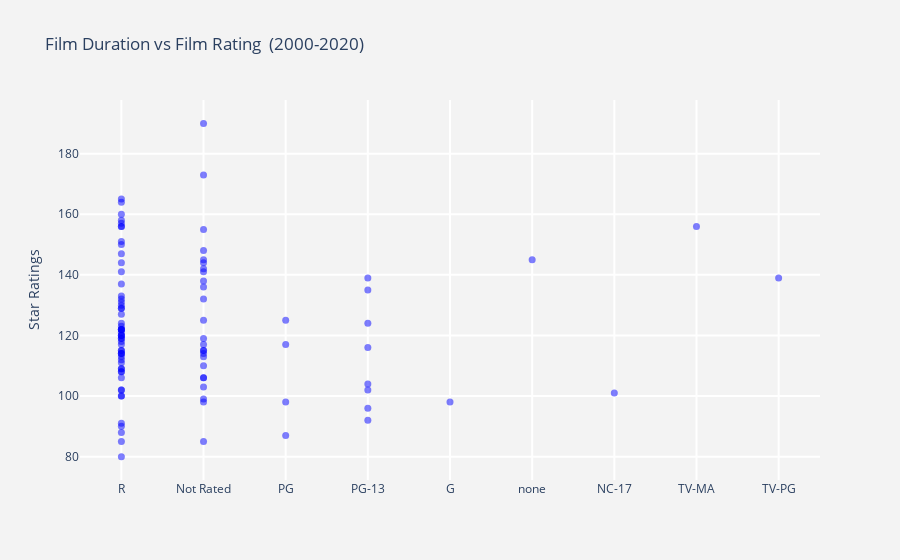

The notebook cell this image was saved under:
### Code cell
# mandatory imports for offline plotting of plotly
from plotly.offline import init_notebook_mode, iplot
import plotly.graph_objs as go

trace1 = go.Scatter( # for plotting scatter graph, go.Scatter is used
        y = title_data.Duration,
        x = title_data.Film_Rating,
        marker = dict(color = 'blue', size = 7, opacity = 0.5), # marker attributes inside graph
        mode = "markers",
        text = title_data.Movie_Title # text for each marker during hover
)

data = [trace1]

layout = go.Layout(
    title =   'Film Duration vs Film Rating  (2000-2020)',
    xaxis = dict(showgrid = True, zeroline = True, gridwidth = 2), 
    yaxis = dict(title = 'Star Ratings', gridwidth = 2),
    hovermode = 'closest',
    paper_bgcolor='rgb(243, 243, 243)',
    plot_bgcolor='rgb(243, 243, 243)',
)

fig_duration = go.Figure(data = data, layout = layout)
# for offline glue-ing of plot into notebook
init_notebook_mode(connected=True)
iplot(fig_duration)

### Figure 1 — Plotly figure (JSON) as saved in the notebook; plotly's stock layout.template omitted (floating-point values rounded to 4 significant figures)
{"data": [{"marker": {"color": "blue", "opacity": 0.5, "size": 7}, "mode": "markers", "text": ["The Hunt", "Birdman or (The Unexpected Virtue of Ignorance)", "Whiplash", "Atonement", "Oldboy", "Mulholland Dr.", "There Will Be Blood", "Children of Men", "Holy Motors", "In the Mood for Love", "Sseo-ni", "Battle Royale", "Amélie", "Memento", "Eternal Sunshine of the Spotless Mind", "Let the Right One In", "Kokuhaku", "The Chaser", "Drive", "Capote", "Lost in Translation", "Pan's Labyrinth", "Take Shelter", "The Tree of Life", "Spirited Away", "WALL·E", "The Secret in Their Eyes", "4 Months, 3 Weeks and 2 Days", "Zodiac", "Before Sunset", "Relatos salvajes", "Michael Clayton", "Gosford Park", "City of Life and Death", "The Assassination of Jesse James by the Coward Robert Ford", "Boyhood", "Ookami kodomo no Ame to Yuki", "Caché", "Sideways", "No Country for Old Men", "Blancanieves", "Tinker Tailor Soldier Spy", "Ex Machina", "The White Ribbon", "Synecdoche, New York", "Waltz with Bashir", "Eastern Promises", "I Saw the Devil", "Persepolis", "Fantastic Mr. Fox", "The Return", "Nebraska", "Force Majeure", "The Pianist", "The Lives of Others", "Yi Yi", "13 Assassins", "Talk to Her", "Werckmeister harmóniák", "The New World", "Downfall", "Still Walking", "Memories of Murder", "Certified Copy", "Summer Hours", "A Bittersweet Life", "Shame", "The Great Beauty", "Songs from the Second Floor", "Russian Ark", "45 Years", "The Cove", "Samsara", "3-Iron", "Gui tu lie che", "The Revenant", "The Big Short", "The Turin Horse", "Arrival", "The Handmaiden", "Locke", "Gone Baby Gone", "Spotlight", "The Act of Killing", "Parasite", "The Lighthouse", "Jiang hu er nü", "The Wailing", "Long Day's Journey Into Night", "The Square", "The Road", "Hell or High Water", "Sicario", "Burning", "Shi", "Milyang", "Blade Runner 2049", "Human"], "type": "scatter", "x": ["R", "R", "R", "R", "R", "R", "R", "R", "Not Rated", "PG", "PG-13", "Not Rated", "R", "R", "R", "R", "Not Rated", "Not Rated", "R", "R", "R", "R", "R", "PG-13", "PG", "G", "R", "Not Rated", "R", "R", "R", "R", "R", "R", "R", "R", "PG", "R", "R", "R", "PG-13", "R", "R", "R", "R", "R", "R", "Not Rated", "PG-13", "PG", "Not Rated", "R", "R", "R", "R", "Not Rated", "R", "R", "none", "PG-13", "R", "Not Rated", "Not Rated", "Not Rated", "Not Rated", "Not Rated", "NC-17", "Not Rated", "Not Rated", "Not Rated", "R", "PG-13", "PG-13", "R", "Not Rated", "R", "R", "Not Rated", "PG-13", "Not Rated", "R", "R", "R", "Not Rated", "R", "R", "Not Rated", "TV-MA", "Not Rated", "R", "R", "R", "R", "Not Rated", "TV-PG", "Not Rated", "R", "Not Rated"], "y": [115, 119, 106, 123, 120, 147, 158, 109, 115, 98, 124, 114, 122, 113, 108, 114, 106, 125, 100, 114, 102, 118, 120, 139, 125, 98, 129, 113, 157, 80, 122, 119, 131, 133, 160, 165, 117, 117, 127, 122, 104, 122, 108, 144, 124, 90, 100, 144, 96, 87, 110, 115, 120, 150, 137, 173, 141, 112, 145, 135, 156, 115, 132, 106, 103, 119, 101, 141, 98, 99, 91, 92, 102, 88, 85, 156, 130, 155, 116, 145, 85, 114, 129, 117, 132, 109, 136, 156, 138, 151, 111, 102, 121, 148, 139, 142, 164, 190]}], "layout": {"hovermode": "closest", "paper_bgcolor": "rgb(243, 243, 243)", "plot_bgcolor": "rgb(243, 243, 243)", "title": {"text": "Film Duration vs Film Rating  (2000-2020)"}, "xaxis": {"gridwidth": 2, "showgrid": true, "zeroline": true}, "yaxis": {"gridwidth": 2, "title": {"text": "Star Ratings"}}}}
